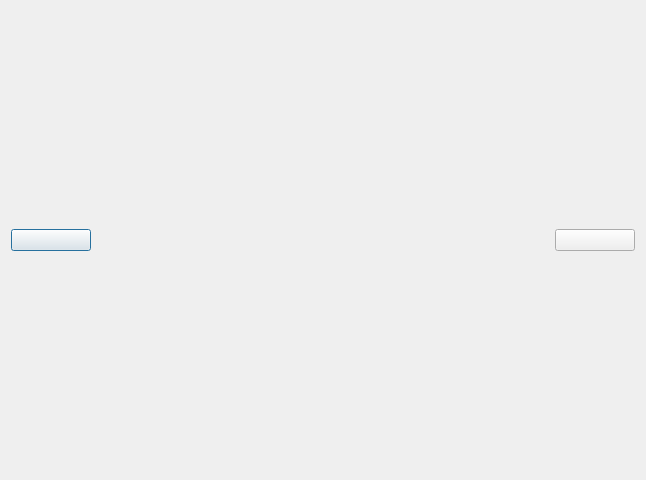
<?xml version="1.0" encoding="UTF-8"?>
<ui version="4.0">
 <class>picshow</class>
 <widget class="QDialog" name="picshow">
  <property name="geometry">
   <rect>
    <x>0</x>
    <y>0</y>
    <width>646</width>
    <height>480</height>
   </rect>
  </property>
  <property name="windowTitle">
   <string>Dialog</string>
  </property>
  <layout class="QVBoxLayout" name="verticalLayout">
   <item>
    <layout class="QGridLayout" name="gridLayout">
     <item row="1" column="0">
      <widget class="QWidget" name="previous_widget" native="true">
       <property name="minimumSize">
        <size>
         <width>80</width>
         <height>0</height>
        </size>
       </property>
       <property name="maximumSize">
        <size>
         <width>80</width>
         <height>16777215</height>
        </size>
       </property>
       <layout class="QGridLayout" name="gridLayout_2">
        <property name="leftMargin">
         <number>0</number>
        </property>
        <property name="topMargin">
         <number>0</number>
        </property>
        <property name="rightMargin">
         <number>0</number>
        </property>
        <property name="bottomMargin">
         <number>0</number>
        </property>
        <property name="spacing">
         <number>0</number>
        </property>
        <item row="0" column="0">
         <widget class="picbutton" name="previous_btn">
          <property name="text">
           <string/>
          </property>
         </widget>
        </item>
       </layout>
      </widget>
     </item>
     <item row="1" column="3">
      <spacer name="horizontalSpacer_2">
       <property name="orientation">
        <enum>Qt::Horizontal</enum>
       </property>
       <property name="sizeHint" stdset="0">
        <size>
         <width>40</width>
         <height>20</height>
        </size>
       </property>
      </spacer>
     </item>
     <item row="1" column="2">
      <widget class="QLabel" name="pic_show_label">
       <property name="text">
        <string/>
       </property>
      </widget>
     </item>
     <item row="1" column="4">
      <widget class="QWidget" name="next_widget" native="true">
       <property name="minimumSize">
        <size>
         <width>80</width>
         <height>0</height>
        </size>
       </property>
       <property name="maximumSize">
        <size>
         <width>80</width>
         <height>16777215</height>
        </size>
       </property>
       <layout class="QGridLayout" name="gridLayout_3">
        <property name="leftMargin">
         <number>0</number>
        </property>
        <property name="topMargin">
         <number>0</number>
        </property>
        <property name="rightMargin">
         <number>0</number>
        </property>
        <property name="bottomMargin">
         <number>0</number>
        </property>
        <property name="spacing">
         <number>0</number>
        </property>
        <item row="0" column="0">
         <widget class="picbutton" name="next_btn">
          <property name="text">
           <string/>
          </property>
         </widget>
        </item>
       </layout>
      </widget>
     </item>
     <item row="0" column="2">
      <spacer name="verticalSpacer">
       <property name="orientation">
        <enum>Qt::Vertical</enum>
       </property>
       <property name="sizeHint" stdset="0">
        <size>
         <width>20</width>
         <height>40</height>
        </size>
       </property>
      </spacer>
     </item>
     <item row="2" column="2">
      <spacer name="verticalSpacer_2">
       <property name="orientation">
        <enum>Qt::Vertical</enum>
       </property>
       <property name="sizeHint" stdset="0">
        <size>
         <width>20</width>
         <height>40</height>
        </size>
       </property>
      </spacer>
     </item>
     <item row="1" column="1">
      <spacer name="horizontalSpacer">
       <property name="orientation">
        <enum>Qt::Horizontal</enum>
       </property>
       <property name="sizeHint" stdset="0">
        <size>
         <width>40</width>
         <height>20</height>
        </size>
       </property>
      </spacer>
     </item>
    </layout>
   </item>
  </layout>
 </widget>
 <customwidgets>
  <customwidget>
   <class>picbutton</class>
   <extends>QPushButton</extends>
   <header location="global">picbutton.h</header>
  </customwidget>
 </customwidgets>
 <resources/>
 <connections/>
</ui>
